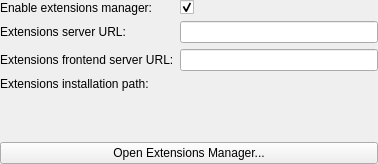
<?xml version="1.0" encoding="UTF-8"?>
<ui version="4.0">
 <class>qSlicerSettingsExtensionsPanel</class>
 <widget class="ctkSettingsPanel" name="qSlicerSettingsExtensionsPanel">
  <property name="geometry">
   <rect>
    <x>0</x>
    <y>0</y>
    <width>378</width>
    <height>164</height>
   </rect>
  </property>
  <property name="windowTitle">
   <string>Extensions</string>
  </property>
  <layout class="QVBoxLayout" name="verticalLayout">
   <property name="margin">
    <number>0</number>
   </property>
   <item>
    <layout class="QFormLayout" name="formLayout">
     <property name="fieldGrowthPolicy">
      <enum>QFormLayout::AllNonFixedFieldsGrow</enum>
     </property>
     <item row="0" column="0">
      <widget class="QLabel" name="ExtensionsManagerEnabledLabel">
       <property name="text">
        <string>Enable extensions manager:</string>
       </property>
      </widget>
     </item>
     <item row="0" column="1">
      <widget class="QCheckBox" name="ExtensionsManagerEnabledCheckBox">
       <property name="text">
        <string/>
       </property>
       <property name="checked">
        <bool>true</bool>
       </property>
      </widget>
     </item>
     <item row="1" column="0">
      <widget class="QLabel" name="ExtensionsServerUrlLabel">
       <property name="text">
        <string>Extensions server URL:</string>
       </property>
      </widget>
     </item>
     <item row="1" column="1">
      <widget class="QLineEdit" name="ExtensionsServerUrlLineEdit"/>
     </item>
     <item row="2" column="0">
      <widget class="QLabel" name="ExtensionsFrontendServerUrlLabel">
       <property name="text">
        <string>Extensions frontend server URL:</string>
       </property>
      </widget>
     </item>
     <item row="2" column="1">
      <widget class="QLineEdit" name="ExtensionsFrontendServerUrlLineEdit"/>
     </item>
     <item row="3" column="0">
      <widget class="QLabel" name="ExtensionsInstallPathLabel">
       <property name="text">
        <string>Extensions installation path:</string>
       </property>
      </widget>
     </item>
     <item row="3" column="1">
      <widget class="ctkDirectoryButton" name="ExtensionsInstallPathButton"/>
     </item>
    </layout>
   </item>
   <item>
    <spacer name="verticalSpacer">
     <property name="orientation">
      <enum>Qt::Vertical</enum>
     </property>
     <property name="sizeType">
      <enum>QSizePolicy::Expanding</enum>
     </property>
     <property name="sizeHint" stdset="0">
      <size>
       <width>0</width>
       <height>40</height>
      </size>
     </property>
    </spacer>
   </item>
   <item>
    <widget class="QPushButton" name="OpenExtensionsManagerPushButton">
     <property name="text">
      <string>Open Extensions Manager...</string>
     </property>
     <property name="icon">
      <iconset resource="../qSlicerBaseQTGUI.qrc">
       <normaloff>:/Icons/ExtensionDefaultIcon.svg</normaloff>:/Icons/ExtensionDefaultIcon.svg</iconset>
     </property>
    </widget>
   </item>
  </layout>
 </widget>
 <customwidgets>
  <customwidget>
   <class>ctkDirectoryButton</class>
   <extends>QWidget</extends>
   <header>ctkDirectoryButton.h</header>
  </customwidget>
  <customwidget>
   <class>ctkSettingsPanel</class>
   <extends>QWidget</extends>
   <header>ctkSettingsPanel.h</header>
   <container>1</container>
  </customwidget>
 </customwidgets>
 <resources>
  <include location="../qSlicerBaseQTGUI.qrc"/>
 </resources>
 <connections>
  <connection>
   <sender>ExtensionsManagerEnabledCheckBox</sender>
   <signal>toggled(bool)</signal>
   <receiver>OpenExtensionsManagerPushButton</receiver>
   <slot>setVisible(bool)</slot>
   <hints>
    <hint type="sourcelabel">
     <x>145</x>
     <y>4</y>
    </hint>
    <hint type="destinationlabel">
     <x>228</x>
     <y>160</y>
    </hint>
   </hints>
  </connection>
 </connections>
</ui>
